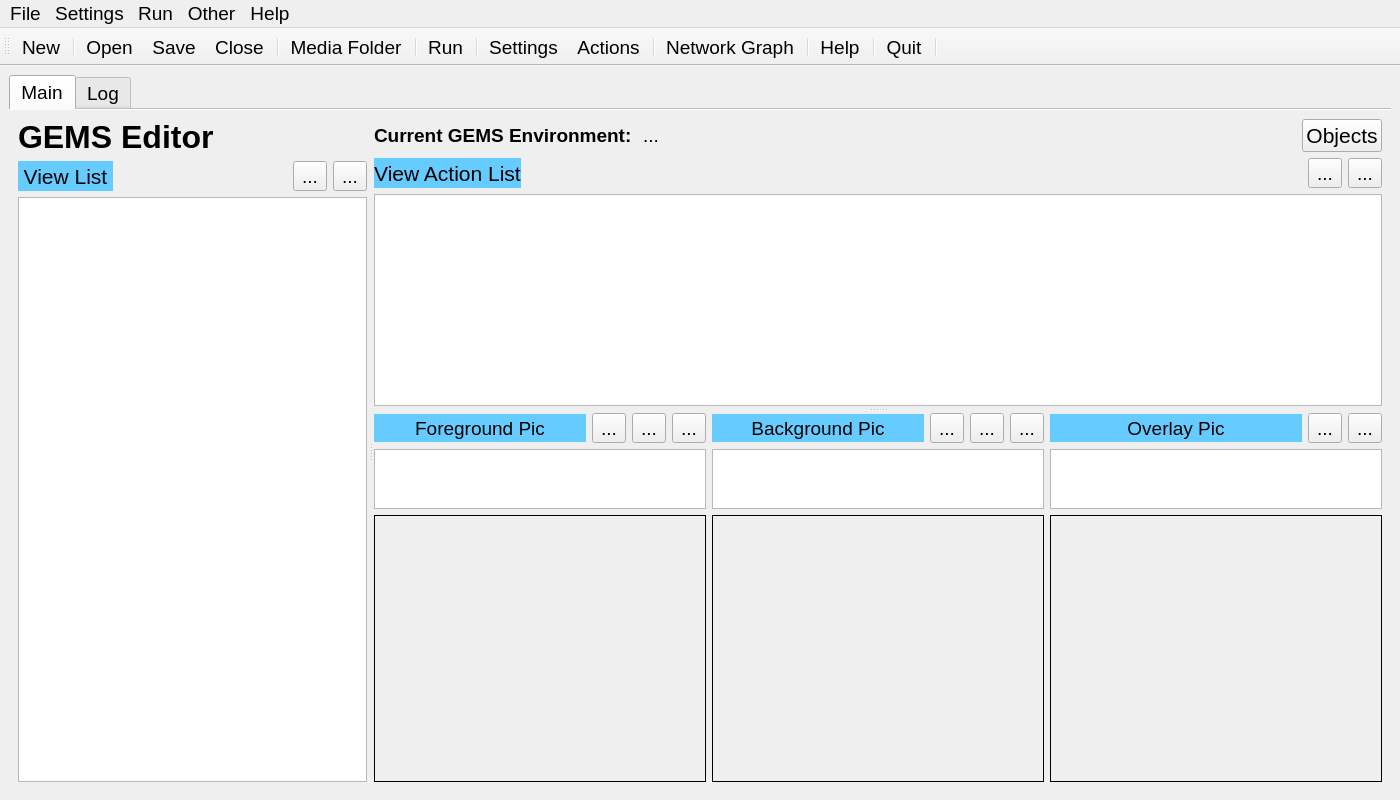
<?xml version="1.0" encoding="UTF-8"?>
<ui version="4.0">
 <class>ViewsWindow</class>
 <widget class="QMainWindow" name="ViewsWindow">
  <property name="geometry">
   <rect>
    <x>0</x>
    <y>0</y>
    <width>1400</width>
    <height>800</height>
   </rect>
  </property>
  <property name="sizePolicy">
   <sizepolicy hsizetype="MinimumExpanding" vsizetype="Preferred">
    <horstretch>0</horstretch>
    <verstretch>0</verstretch>
   </sizepolicy>
  </property>
  <property name="minimumSize">
   <size>
    <width>0</width>
    <height>0</height>
   </size>
  </property>
  <property name="maximumSize">
   <size>
    <width>16777215</width>
    <height>16777215</height>
   </size>
  </property>
  <property name="font">
   <font>
    <family>Arial</family>
    <pointsize>14</pointsize>
   </font>
  </property>
  <property name="windowTitle">
   <string>GEMS Editor - 2021 v1.0</string>
  </property>
  <property name="tabShape">
   <enum>QTabWidget::Rounded</enum>
  </property>
  <widget class="QWidget" name="centralwidget">
   <layout class="QGridLayout" name="gridLayout_2">
    <item row="0" column="0">
     <widget class="QTabWidget" name="tabWidget">
      <property name="sizePolicy">
       <sizepolicy hsizetype="Preferred" vsizetype="Preferred">
        <horstretch>0</horstretch>
        <verstretch>0</verstretch>
       </sizepolicy>
      </property>
      <property name="minimumSize">
       <size>
        <width>1114</width>
        <height>679</height>
       </size>
      </property>
      <property name="baseSize">
       <size>
        <width>1114</width>
        <height>679</height>
       </size>
      </property>
      <property name="font">
       <font>
        <family>Arial</family>
        <pointsize>14</pointsize>
       </font>
      </property>
      <property name="autoFillBackground">
       <bool>false</bool>
      </property>
      <property name="currentIndex">
       <number>0</number>
      </property>
      <property name="documentMode">
       <bool>true</bool>
      </property>
      <widget class="QWidget" name="maintab">
       <attribute name="title">
        <string>Main</string>
       </attribute>
       <layout class="QGridLayout" name="gridLayout_10">
        <item row="0" column="0">
         <widget class="QSplitter" name="splitter_2">
          <property name="sizePolicy">
           <sizepolicy hsizetype="Expanding" vsizetype="Expanding">
            <horstretch>0</horstretch>
            <verstretch>0</verstretch>
           </sizepolicy>
          </property>
          <property name="orientation">
           <enum>Qt::Horizontal</enum>
          </property>
          <property name="handleWidth">
           <number>7</number>
          </property>
          <widget class="QWidget" name="layoutWidget">
           <layout class="QGridLayout" name="gridLayout_3" columnstretch="0,0,0,0,0">
            <property name="sizeConstraint">
             <enum>QLayout::SetDefaultConstraint</enum>
            </property>
            <property name="spacing">
             <number>6</number>
            </property>
            <item row="1" column="0">
             <widget class="QLabel" name="label_4">
              <property name="font">
               <font>
                <family>Arial</family>
                <pointsize>16</pointsize>
                <italic>false</italic>
               </font>
              </property>
              <property name="styleSheet">
               <string notr="true">background-color: rgb(102, 204, 255)</string>
              </property>
              <property name="text">
               <string>View List</string>
              </property>
              <property name="alignment">
               <set>Qt::AlignCenter</set>
              </property>
             </widget>
            </item>
            <item row="0" column="3" colspan="2">
             <widget class="QLabel" name="label_6">
              <property name="maximumSize">
               <size>
                <width>50</width>
                <height>50</height>
               </size>
              </property>
              <property name="text">
               <string/>
              </property>
              <property name="pixmap">
               <pixmap resource="gemsedit.qrc">:/newPrefix/media/Antialiasfactory-Jewelry-Agate.ico</pixmap>
              </property>
              <property name="scaledContents">
               <bool>true</bool>
              </property>
             </widget>
            </item>
            <item row="1" column="4">
             <widget class="QToolButton" name="viewDel_toolButton">
              <property name="toolTip">
               <string>Deleted the selected view</string>
              </property>
              <property name="text">
               <string>...</string>
              </property>
              <property name="icon">
               <iconset resource="gemsedit.qrc">
                <normaloff>:/newPrefix/media/delete-icon.png</normaloff>:/newPrefix/media/delete-icon.png</iconset>
              </property>
             </widget>
            </item>
            <item row="1" column="3">
             <widget class="QToolButton" name="viewAdd_toolButton">
              <property name="toolTip">
               <string>Add a new view</string>
              </property>
              <property name="text">
               <string>...</string>
              </property>
              <property name="icon">
               <iconset resource="gemsedit.qrc">
                <normaloff>:/newPrefix/media/add-icon.png</normaloff>:/newPrefix/media/add-icon.png</iconset>
              </property>
             </widget>
            </item>
            <item row="0" column="0" colspan="2">
             <widget class="QLabel" name="labelAppName">
              <property name="font">
               <font>
                <family>Arial</family>
                <pointsize>24</pointsize>
                <bold>true</bold>
               </font>
              </property>
              <property name="text">
               <string>GEMS Editor</string>
              </property>
             </widget>
            </item>
            <item row="2" column="0" colspan="5">
             <widget class="QTableView" name="view_tableView">
              <property name="sizePolicy">
               <sizepolicy hsizetype="MinimumExpanding" vsizetype="Expanding">
                <horstretch>0</horstretch>
                <verstretch>0</verstretch>
               </sizepolicy>
              </property>
              <property name="maximumSize">
               <size>
                <width>16777215</width>
                <height>16777215</height>
               </size>
              </property>
              <property name="baseSize">
               <size>
                <width>276</width>
                <height>532</height>
               </size>
              </property>
              <property name="font">
               <font>
                <family>Arial</family>
                <pointsize>14</pointsize>
                <bold>true</bold>
               </font>
              </property>
              <property name="editTriggers">
               <set>QAbstractItemView::NoEditTriggers</set>
              </property>
              <property name="dragEnabled">
               <bool>true</bool>
              </property>
              <property name="dragDropMode">
               <enum>QAbstractItemView::InternalMove</enum>
              </property>
              <property name="alternatingRowColors">
               <bool>true</bool>
              </property>
              <property name="selectionMode">
               <enum>QAbstractItemView::SingleSelection</enum>
              </property>
              <property name="selectionBehavior">
               <enum>QAbstractItemView::SelectRows</enum>
              </property>
              <attribute name="horizontalHeaderVisible">
               <bool>false</bool>
              </attribute>
              <attribute name="horizontalHeaderStretchLastSection">
               <bool>true</bool>
              </attribute>
              <attribute name="verticalHeaderVisible">
               <bool>false</bool>
              </attribute>
             </widget>
            </item>
            <item row="1" column="1" colspan="2">
             <spacer name="horizontalSpacer_6">
              <property name="orientation">
               <enum>Qt::Horizontal</enum>
              </property>
              <property name="sizeType">
               <enum>QSizePolicy::MinimumExpanding</enum>
              </property>
              <property name="sizeHint" stdset="0">
               <size>
                <width>90</width>
                <height>28</height>
               </size>
              </property>
             </spacer>
            </item>
            <item row="0" column="2">
             <spacer name="horizontalSpacer">
              <property name="orientation">
               <enum>Qt::Horizontal</enum>
              </property>
              <property name="sizeType">
               <enum>QSizePolicy::MinimumExpanding</enum>
              </property>
              <property name="sizeHint" stdset="0">
               <size>
                <width>18</width>
                <height>20</height>
               </size>
              </property>
             </spacer>
            </item>
           </layout>
          </widget>
          <widget class="QSplitter" name="splitter">
           <property name="sizePolicy">
            <sizepolicy hsizetype="Expanding" vsizetype="Expanding">
             <horstretch>0</horstretch>
             <verstretch>0</verstretch>
            </sizepolicy>
           </property>
           <property name="orientation">
            <enum>Qt::Vertical</enum>
           </property>
           <property name="handleWidth">
            <number>7</number>
           </property>
           <widget class="QWidget" name="layoutWidget">
            <layout class="QGridLayout" name="gridLayout_5">
             <item row="0" column="0">
              <layout class="QGridLayout" name="gridLayout">
               <item row="0" column="0">
                <widget class="QLabel" name="label">
                 <property name="font">
                  <font>
                   <family>Arial</family>
                   <pointsize>14</pointsize>
                   <italic>false</italic>
                   <bold>true</bold>
                  </font>
                 </property>
                 <property name="text">
                  <string>Current GEMS Environment: </string>
                 </property>
                </widget>
               </item>
               <item row="0" column="1">
                <widget class="QLabel" name="dbfilename_Label">
                 <property name="font">
                  <font>
                   <family>Arial</family>
                   <pointsize>14</pointsize>
                  </font>
                 </property>
                 <property name="text">
                  <string>...</string>
                 </property>
                </widget>
               </item>
               <item row="0" column="2">
                <spacer name="horizontalSpacer_2">
                 <property name="orientation">
                  <enum>Qt::Horizontal</enum>
                 </property>
                 <property name="sizeHint" stdset="0">
                  <size>
                   <width>268</width>
                   <height>20</height>
                  </size>
                 </property>
                </spacer>
               </item>
               <item row="0" column="3">
                <widget class="QPushButton" name="objectsButton">
                 <property name="font">
                  <font>
                   <family>Arial</family>
                   <pointsize>16</pointsize>
                   <italic>false</italic>
                  </font>
                 </property>
                 <property name="toolTip">
                  <string>Manage objects for this view</string>
                 </property>
                 <property name="text">
                  <string>Objects</string>
                 </property>
                </widget>
               </item>
              </layout>
             </item>
             <item row="1" column="0">
              <layout class="QGridLayout" name="gridLayout_4">
               <item row="0" column="0">
                <widget class="QLabel" name="label_3">
                 <property name="font">
                  <font>
                   <family>Arial</family>
                   <pointsize>16</pointsize>
                   <italic>false</italic>
                  </font>
                 </property>
                 <property name="styleSheet">
                  <string notr="true">background-color: rgb(102, 204, 255)</string>
                 </property>
                 <property name="text">
                  <string>View Action List</string>
                 </property>
                 <property name="alignment">
                  <set>Qt::AlignCenter</set>
                 </property>
                </widget>
               </item>
               <item row="0" column="1">
                <spacer name="horizontalSpacer_4">
                 <property name="orientation">
                  <enum>Qt::Horizontal</enum>
                 </property>
                 <property name="sizeHint" stdset="0">
                  <size>
                   <width>538</width>
                   <height>28</height>
                  </size>
                 </property>
                </spacer>
               </item>
               <item row="0" column="2">
                <widget class="QToolButton" name="actionAdd_toolButton">
                 <property name="toolTip">
                  <string>Add new blank action for this view</string>
                 </property>
                 <property name="text">
                  <string>...</string>
                 </property>
                 <property name="icon">
                  <iconset resource="gemsedit.qrc">
                   <normaloff>:/newPrefix/media/add-icon.png</normaloff>:/newPrefix/media/add-icon.png</iconset>
                 </property>
                </widget>
               </item>
               <item row="0" column="3">
                <widget class="QToolButton" name="actionDel_toolButton">
                 <property name="toolTip">
                  <string>Delete currently selected view action</string>
                 </property>
                 <property name="text">
                  <string>...</string>
                 </property>
                 <property name="icon">
                  <iconset resource="gemsedit.qrc">
                   <normaloff>:/newPrefix/media/delete-icon.png</normaloff>:/newPrefix/media/delete-icon.png</iconset>
                 </property>
                </widget>
               </item>
               <item row="1" column="0" colspan="4">
                <widget class="QTableView" name="VAL_tableView">
                 <property name="minimumSize">
                  <size>
                   <width>622</width>
                   <height>192</height>
                  </size>
                 </property>
                 <property name="font">
                  <font>
                   <family>Arial</family>
                   <pointsize>14</pointsize>
                  </font>
                 </property>
                 <property name="editTriggers">
                  <set>QAbstractItemView::DoubleClicked</set>
                 </property>
                 <property name="dragEnabled">
                  <bool>true</bool>
                 </property>
                 <property name="dragDropMode">
                  <enum>QAbstractItemView::InternalMove</enum>
                 </property>
                 <property name="alternatingRowColors">
                  <bool>true</bool>
                 </property>
                 <property name="selectionMode">
                  <enum>QAbstractItemView::SingleSelection</enum>
                 </property>
                 <property name="selectionBehavior">
                  <enum>QAbstractItemView::SelectItems</enum>
                 </property>
                 <attribute name="horizontalHeaderStretchLastSection">
                  <bool>true</bool>
                 </attribute>
                 <attribute name="verticalHeaderVisible">
                  <bool>false</bool>
                 </attribute>
                </widget>
               </item>
              </layout>
             </item>
            </layout>
           </widget>
           <widget class="QWidget" name="layoutWidget">
            <layout class="QGridLayout" name="gridLayout_9">
             <item row="0" column="0">
              <layout class="QGridLayout" name="gridLayout_6">
               <item row="0" column="0">
                <widget class="QLabel" name="label_7">
                 <property name="maximumSize">
                  <size>
                   <width>16777215</width>
                   <height>28</height>
                  </size>
                 </property>
                 <property name="font">
                  <font>
                   <family>Arial</family>
                   <pointsize>14</pointsize>
                   <italic>false</italic>
                   <bold>false</bold>
                  </font>
                 </property>
                 <property name="styleSheet">
                  <string notr="true">background-color: rgb(102, 204, 255)</string>
                 </property>
                 <property name="text">
                  <string>Foreground Pic</string>
                 </property>
                 <property name="alignment">
                  <set>Qt::AlignCenter</set>
                 </property>
                </widget>
               </item>
               <item row="0" column="1">
                <widget class="QToolButton" name="fgOpen_toolButton">
                 <property name="toolTip">
                  <string>Select foreground picture file</string>
                 </property>
                 <property name="text">
                  <string>...</string>
                 </property>
                 <property name="icon">
                  <iconset resource="gemsedit.qrc">
                   <normaloff>:/newPrefix/media/folder-open-icon.png</normaloff>:/newPrefix/media/folder-open-icon.png</iconset>
                 </property>
                </widget>
               </item>
               <item row="0" column="2">
                <widget class="QToolButton" name="fgCopy_toolButton">
                 <property name="toolTip">
                  <string>Copy background picture</string>
                 </property>
                 <property name="text">
                  <string>...</string>
                 </property>
                 <property name="icon">
                  <iconset resource="gemsedit.qrc">
                   <normaloff>:/newPrefix/media/1409970886_circle-arrow-left-48.png</normaloff>:/newPrefix/media/1409970886_circle-arrow-left-48.png</iconset>
                 </property>
                </widget>
               </item>
               <item row="0" column="3">
                <widget class="QToolButton" name="fgDel_toolButton">
                 <property name="toolTip">
                  <string>Clear foreground picture</string>
                 </property>
                 <property name="text">
                  <string>...</string>
                 </property>
                 <property name="icon">
                  <iconset resource="gemsedit.qrc">
                   <normaloff>:/newPrefix/media/delete-icon.png</normaloff>:/newPrefix/media/delete-icon.png</iconset>
                 </property>
                </widget>
               </item>
               <item row="1" column="0" colspan="4">
                <widget class="QPlainTextEdit" name="fgPic_plainTextEdit">
                 <property name="minimumSize">
                  <size>
                   <width>285</width>
                   <height>0</height>
                  </size>
                 </property>
                 <property name="maximumSize">
                  <size>
                   <width>16777215</width>
                   <height>60</height>
                  </size>
                 </property>
                 <property name="font">
                  <font>
                   <family>Arial</family>
                   <pointsize>14</pointsize>
                  </font>
                 </property>
                 <property name="readOnly">
                  <bool>true</bool>
                 </property>
                </widget>
               </item>
               <item row="2" column="0" colspan="4">
                <widget class="QLabel" name="fgPic_label">
                 <property name="minimumSize">
                  <size>
                   <width>259</width>
                   <height>239</height>
                  </size>
                 </property>
                 <property name="maximumSize">
                  <size>
                   <width>16777215</width>
                   <height>16777215</height>
                  </size>
                 </property>
                 <property name="font">
                  <font>
                   <family>Arial</family>
                   <pointsize>14</pointsize>
                  </font>
                 </property>
                 <property name="frameShape">
                  <enum>QFrame::Box</enum>
                 </property>
                 <property name="text">
                  <string/>
                 </property>
                </widget>
               </item>
              </layout>
             </item>
             <item row="0" column="1">
              <layout class="QGridLayout" name="gridLayout_7">
               <item row="0" column="0">
                <widget class="QLabel" name="label_8">
                 <property name="maximumSize">
                  <size>
                   <width>16777215</width>
                   <height>28</height>
                  </size>
                 </property>
                 <property name="font">
                  <font>
                   <family>Arial</family>
                   <pointsize>14</pointsize>
                   <italic>false</italic>
                   <bold>false</bold>
                  </font>
                 </property>
                 <property name="styleSheet">
                  <string notr="true">background-color: rgb(102, 204, 255)</string>
                 </property>
                 <property name="text">
                  <string>Background Pic</string>
                 </property>
                 <property name="alignment">
                  <set>Qt::AlignCenter</set>
                 </property>
                </widget>
               </item>
               <item row="0" column="1">
                <widget class="QToolButton" name="bgOpen_toolButton">
                 <property name="toolTip">
                  <string>Select background picture file</string>
                 </property>
                 <property name="text">
                  <string>...</string>
                 </property>
                 <property name="icon">
                  <iconset resource="gemsedit.qrc">
                   <normaloff>:/newPrefix/media/folder-open-icon.png</normaloff>:/newPrefix/media/folder-open-icon.png</iconset>
                 </property>
                </widget>
               </item>
               <item row="0" column="2">
                <widget class="QToolButton" name="bgCopy_toolButton">
                 <property name="toolTip">
                  <string>Copy foreground picture</string>
                 </property>
                 <property name="text">
                  <string>...</string>
                 </property>
                 <property name="icon">
                  <iconset resource="gemsedit.qrc">
                   <normaloff>:/newPrefix/media/1409970876_circle-arrow-right-48.png</normaloff>:/newPrefix/media/1409970876_circle-arrow-right-48.png</iconset>
                 </property>
                </widget>
               </item>
               <item row="0" column="3">
                <widget class="QToolButton" name="bgDel_toolButton">
                 <property name="toolTip">
                  <string>Clear background picture</string>
                 </property>
                 <property name="text">
                  <string>...</string>
                 </property>
                 <property name="icon">
                  <iconset resource="gemsedit.qrc">
                   <normaloff>:/newPrefix/media/delete-icon.png</normaloff>:/newPrefix/media/delete-icon.png</iconset>
                 </property>
                </widget>
               </item>
               <item row="1" column="0" colspan="4">
                <widget class="QPlainTextEdit" name="bgPic_plainTextEdit">
                 <property name="minimumSize">
                  <size>
                   <width>285</width>
                   <height>0</height>
                  </size>
                 </property>
                 <property name="maximumSize">
                  <size>
                   <width>16777215</width>
                   <height>60</height>
                  </size>
                 </property>
                 <property name="font">
                  <font>
                   <family>Arial</family>
                   <pointsize>14</pointsize>
                  </font>
                 </property>
                 <property name="readOnly">
                  <bool>true</bool>
                 </property>
                </widget>
               </item>
               <item row="2" column="0" colspan="4">
                <widget class="QLabel" name="bgPic_label">
                 <property name="minimumSize">
                  <size>
                   <width>259</width>
                   <height>239</height>
                  </size>
                 </property>
                 <property name="maximumSize">
                  <size>
                   <width>16777215</width>
                   <height>16777215</height>
                  </size>
                 </property>
                 <property name="font">
                  <font>
                   <family>Arial</family>
                   <pointsize>14</pointsize>
                  </font>
                 </property>
                 <property name="frameShape">
                  <enum>QFrame::Box</enum>
                 </property>
                 <property name="text">
                  <string/>
                 </property>
                </widget>
               </item>
              </layout>
             </item>
             <item row="0" column="2">
              <layout class="QGridLayout" name="gridLayout_8">
               <item row="0" column="0">
                <widget class="QLabel" name="label_13">
                 <property name="maximumSize">
                  <size>
                   <width>16777215</width>
                   <height>28</height>
                  </size>
                 </property>
                 <property name="font">
                  <font>
                   <family>Arial</family>
                   <pointsize>14</pointsize>
                   <italic>false</italic>
                   <bold>false</bold>
                  </font>
                 </property>
                 <property name="styleSheet">
                  <string notr="true">background-color: rgb(102, 204, 255)</string>
                 </property>
                 <property name="text">
                  <string>Overlay Pic</string>
                 </property>
                 <property name="alignment">
                  <set>Qt::AlignCenter</set>
                 </property>
                </widget>
               </item>
               <item row="0" column="1">
                <widget class="QToolButton" name="olOpen_toolButton">
                 <property name="toolTip">
                  <string>Select overlay picture file</string>
                 </property>
                 <property name="text">
                  <string>...</string>
                 </property>
                 <property name="icon">
                  <iconset resource="gemsedit.qrc">
                   <normaloff>:/newPrefix/media/folder-open-icon.png</normaloff>:/newPrefix/media/folder-open-icon.png</iconset>
                 </property>
                </widget>
               </item>
               <item row="0" column="2">
                <widget class="QToolButton" name="olDel_toolButton">
                 <property name="toolTip">
                  <string>Clear overlay picture</string>
                 </property>
                 <property name="text">
                  <string>...</string>
                 </property>
                 <property name="icon">
                  <iconset resource="gemsedit.qrc">
                   <normaloff>:/newPrefix/media/delete-icon.png</normaloff>:/newPrefix/media/delete-icon.png</iconset>
                 </property>
                </widget>
               </item>
               <item row="1" column="0" colspan="3">
                <widget class="QPlainTextEdit" name="olPic_plainTextEdit">
                 <property name="minimumSize">
                  <size>
                   <width>286</width>
                   <height>0</height>
                  </size>
                 </property>
                 <property name="maximumSize">
                  <size>
                   <width>16777215</width>
                   <height>60</height>
                  </size>
                 </property>
                 <property name="font">
                  <font>
                   <family>Arial</family>
                   <pointsize>14</pointsize>
                  </font>
                 </property>
                 <property name="readOnly">
                  <bool>true</bool>
                 </property>
                 <property name="plainText">
                  <string/>
                 </property>
                </widget>
               </item>
               <item row="2" column="0" colspan="3">
                <widget class="QLabel" name="olPic_label">
                 <property name="minimumSize">
                  <size>
                   <width>259</width>
                   <height>239</height>
                  </size>
                 </property>
                 <property name="maximumSize">
                  <size>
                   <width>16777215</width>
                   <height>16777215</height>
                  </size>
                 </property>
                 <property name="font">
                  <font>
                   <family>Arial</family>
                   <pointsize>14</pointsize>
                  </font>
                 </property>
                 <property name="frameShape">
                  <enum>QFrame::Box</enum>
                 </property>
                 <property name="text">
                  <string/>
                 </property>
                </widget>
               </item>
              </layout>
             </item>
            </layout>
           </widget>
          </widget>
         </widget>
        </item>
       </layout>
      </widget>
      <widget class="QWidget" name="logtab">
       <attribute name="title">
        <string>Log</string>
       </attribute>
       <layout class="QGridLayout" name="gridLayout_11">
        <item row="0" column="0">
         <widget class="QPlainTextEdit" name="log_plainTextEdit">
          <property name="horizontalScrollBarPolicy">
           <enum>Qt::ScrollBarAlwaysOff</enum>
          </property>
          <property name="readOnly">
           <bool>true</bool>
          </property>
          <property name="plainText">
           <string notr="true"/>
          </property>
         </widget>
        </item>
       </layout>
      </widget>
     </widget>
    </item>
   </layout>
  </widget>
  <widget class="QMenuBar" name="menubar">
   <property name="geometry">
    <rect>
     <x>0</x>
     <y>0</y>
     <width>1400</width>
     <height>25</height>
    </rect>
   </property>
   <widget class="QMenu" name="menuFile">
    <property name="title">
     <string>File</string>
    </property>
    <addaction name="actionNew"/>
    <addaction name="actionOpen"/>
    <addaction name="actionClose"/>
    <addaction name="separator"/>
    <addaction name="actionMedia"/>
    <addaction name="separator"/>
    <addaction name="actionQuit"/>
   </widget>
   <widget class="QMenu" name="menuSettings">
    <property name="title">
     <string>Settings</string>
    </property>
    <addaction name="actionTask_Configuration"/>
    <addaction name="actionTask_Actions"/>
   </widget>
   <widget class="QMenu" name="menuHelp">
    <property name="title">
     <string>Help</string>
    </property>
    <addaction name="actionDocumentation"/>
   </widget>
   <widget class="QMenu" name="menuRun">
    <property name="title">
     <string>Run</string>
    </property>
    <addaction name="actionRun_Environment"/>
    <addaction name="separator"/>
    <addaction name="actionLocate_GEMSrun"/>
   </widget>
   <widget class="QMenu" name="menuOther">
    <property name="title">
     <string>Other</string>
    </property>
    <addaction name="actionNetwork_Graph"/>
    <addaction name="separator"/>
   </widget>
   <addaction name="menuFile"/>
   <addaction name="menuSettings"/>
   <addaction name="menuRun"/>
   <addaction name="menuOther"/>
   <addaction name="menuHelp"/>
  </widget>
  <widget class="QToolBar" name="toolBar">
   <property name="enabled">
    <bool>true</bool>
   </property>
   <property name="font">
    <font>
     <family>Arial</family>
     <pointsize>14</pointsize>
    </font>
   </property>
   <property name="windowTitle">
    <string>toolBar</string>
   </property>
   <property name="toolButtonStyle">
    <enum>Qt::ToolButtonTextUnderIcon</enum>
   </property>
   <attribute name="toolBarArea">
    <enum>TopToolBarArea</enum>
   </attribute>
   <attribute name="toolBarBreak">
    <bool>false</bool>
   </attribute>
   <addaction name="actionNew"/>
   <addaction name="separator"/>
   <addaction name="actionOpen"/>
   <addaction name="actionSaveEnv"/>
   <addaction name="actionClose"/>
   <addaction name="separator"/>
   <addaction name="actionMedia"/>
   <addaction name="separator"/>
   <addaction name="actionRun_Environment"/>
   <addaction name="separator"/>
   <addaction name="actionTask_Configuration"/>
   <addaction name="actionTask_Actions"/>
   <addaction name="separator"/>
   <addaction name="actionNetwork_Graph"/>
   <addaction name="separator"/>
   <addaction name="actionDocumentation"/>
   <addaction name="separator"/>
   <addaction name="actionQuit"/>
   <addaction name="separator"/>
  </widget>
  <action name="actionOpen">
   <property name="icon">
    <iconset resource="gemsedit.qrc">
     <normaloff>:/newPrefix/media/1409888970_Folder.png</normaloff>:/newPrefix/media/1409888970_Folder.png</iconset>
   </property>
   <property name="text">
    <string>Open</string>
   </property>
   <property name="font">
    <font>
     <pointsize>14</pointsize>
    </font>
   </property>
  </action>
  <action name="actionNew">
   <property name="icon">
    <iconset resource="gemsedit.qrc">
     <normaloff>:/newPrefix/media/add-icon.png</normaloff>:/newPrefix/media/add-icon.png</iconset>
   </property>
   <property name="text">
    <string>New</string>
   </property>
   <property name="font">
    <font>
     <pointsize>14</pointsize>
    </font>
   </property>
  </action>
  <action name="actionClose">
   <property name="icon">
    <iconset resource="gemsedit.qrc">
     <normaloff>:/newPrefix/media/1409889639_Cancel.png</normaloff>:/newPrefix/media/1409889639_Cancel.png</iconset>
   </property>
   <property name="text">
    <string>Close</string>
   </property>
   <property name="font">
    <font>
     <pointsize>14</pointsize>
    </font>
   </property>
  </action>
  <action name="actionQuit">
   <property name="icon">
    <iconset resource="gemsedit.qrc">
     <normaloff>:/newPrefix/media/1409888938_Log Out.png</normaloff>:/newPrefix/media/1409888938_Log Out.png</iconset>
   </property>
   <property name="text">
    <string>Quit</string>
   </property>
   <property name="font">
    <font>
     <pointsize>14</pointsize>
    </font>
   </property>
  </action>
  <action name="actionTask_Configuration">
   <property name="icon">
    <iconset resource="gemsedit.qrc">
     <normaloff>:/newPrefix/media/1409888901_Settings.png</normaloff>:/newPrefix/media/1409888901_Settings.png</iconset>
   </property>
   <property name="text">
    <string>Settings</string>
   </property>
   <property name="toolTip">
    <string>Edit Global Environmnet Settings</string>
   </property>
   <property name="font">
    <font>
     <pointsize>14</pointsize>
    </font>
   </property>
  </action>
  <action name="actionTask_Actions">
   <property name="icon">
    <iconset resource="gemsedit.qrc">
     <normaloff>:/newPrefix/media/1409889836_Properties.png</normaloff>:/newPrefix/media/1409889836_Properties.png</iconset>
   </property>
   <property name="text">
    <string>Actions</string>
   </property>
   <property name="toolTip">
    <string>Edit Global Environment Actions</string>
   </property>
   <property name="font">
    <font>
     <pointsize>14</pointsize>
    </font>
   </property>
  </action>
  <action name="actionDocumentation">
   <property name="icon">
    <iconset resource="gemsedit.qrc">
     <normaloff>:/newPrefix/media/1409889623_Help.png</normaloff>:/newPrefix/media/1409889623_Help.png</iconset>
   </property>
   <property name="text">
    <string>Help</string>
   </property>
   <property name="font">
    <font>
     <pointsize>14</pointsize>
    </font>
   </property>
  </action>
  <action name="actionRun_Environment">
   <property name="icon">
    <iconset resource="gemsedit.qrc">
     <normaloff>:/newPrefix/media/1409971621_Play.png</normaloff>:/newPrefix/media/1409971621_Play.png</iconset>
   </property>
   <property name="text">
    <string>Run</string>
   </property>
   <property name="toolTip">
    <string>Run Current GEMS Environment</string>
   </property>
   <property name="font">
    <font>
     <pointsize>14</pointsize>
    </font>
   </property>
  </action>
  <action name="actionMedia">
   <property name="icon">
    <iconset resource="gemsedit.qrc">
     <normaloff>:/newPrefix/media/folder-images-icon.png</normaloff>:/newPrefix/media/folder-images-icon.png</iconset>
   </property>
   <property name="text">
    <string>Media Folder</string>
   </property>
   <property name="toolTip">
    <string>Launch Media Folder Viewer</string>
   </property>
   <property name="font">
    <font>
     <pointsize>14</pointsize>
    </font>
   </property>
  </action>
  <action name="actionLocate_GEMSrun">
   <property name="enabled">
    <bool>false</bool>
   </property>
   <property name="text">
    <string>Locate GEMSrun</string>
   </property>
   <property name="font">
    <font>
     <pointsize>14</pointsize>
    </font>
   </property>
  </action>
  <action name="actionSave">
   <property name="enabled">
    <bool>false</bool>
   </property>
   <property name="icon">
    <iconset resource="gemsedit.qrc">
     <normaloff>:/newPrefix/media/Save-icon.png</normaloff>:/newPrefix/media/Save-icon.png</iconset>
   </property>
   <property name="text">
    <string>Save</string>
   </property>
  </action>
  <action name="actionSaveEnv">
   <property name="enabled">
    <bool>true</bool>
   </property>
   <property name="icon">
    <iconset resource="gemsedit.qrc">
     <normaloff>:/newPrefix/media/Save-icon.png</normaloff>:/newPrefix/media/Save-icon.png</iconset>
   </property>
   <property name="text">
    <string>Save</string>
   </property>
   <property name="toolTip">
    <string>Save Changes To Environment</string>
   </property>
  </action>
  <action name="actionNetwork_Graph">
   <property name="icon">
    <iconset resource="gemsedit.qrc">
     <normaloff>:/newPrefix/media/network_color.png</normaloff>:/newPrefix/media/network_color.png</iconset>
   </property>
   <property name="text">
    <string>Network Graph</string>
   </property>
   <property name="toolTip">
    <string>Launch Network Graph in Default Browser</string>
   </property>
   <property name="font">
    <font>
     <pointsize>14</pointsize>
    </font>
   </property>
  </action>
 </widget>
 <customwidgets/>
 <resources>
  <include location="gemsedit.qrc"/>
 </resources>
 <connections>
  <connection>
   <sender>actionQuit</sender>
   <signal>triggered()</signal>
   <receiver>ViewsWindow</receiver>
   <slot>close()</slot>
   <hints>
    <hint type="sourcelabel">
     <x>-1</x>
     <y>-1</y>
    </hint>
    <hint type="destinationlabel">
     <x>536</x>
     <y>371</y>
    </hint>
   </hints>
  </connection>
 </connections>
</ui>
